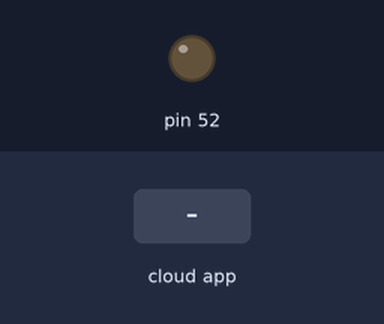
The sketch below on a simulated Arduino Mega 2560, built with avr-gcc and run on an emulated ATmega2560. Shown: output pins drawn as LEDs (lit = HIGH). The test bench sets the inputs (shaded band). The ROS host is connected and sends only what is stated.

Above: at 1.2 s.
1.3 s: the phone or cloud app sets ww to w
At 2.6 s:
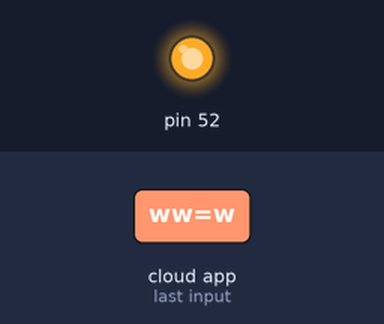
Timing chart, 0 to 4.3 s (numbered marks = the images above; inputs shaded):
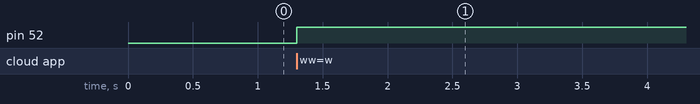

The sketch:

sample01.ino
```cpp
#include <ros.h>
#include <std_msgs/String.h>


ros::NodeHandle nh;

String dd;

void messageCb(const std_msgs::String &msg)
{
  dd = msg.data;
  if(dd == "w"){
    digitalWrite(52, HIGH);
  }
  else{
    digitalWrite(52, LOW);
  }
}

ros::Subscriber<std_msgs::String> sub("ww", &messageCb);

void setup()
{
  pinMode(52, OUTPUT);
  nh.initNode();
  nh.subscribe(sub);
}

void loop()
{
  nh.spinOnce();
  delay(1);
}
```

Measured:
- after the input at 1.3 s, pin 52: LOW → HIGH at once
